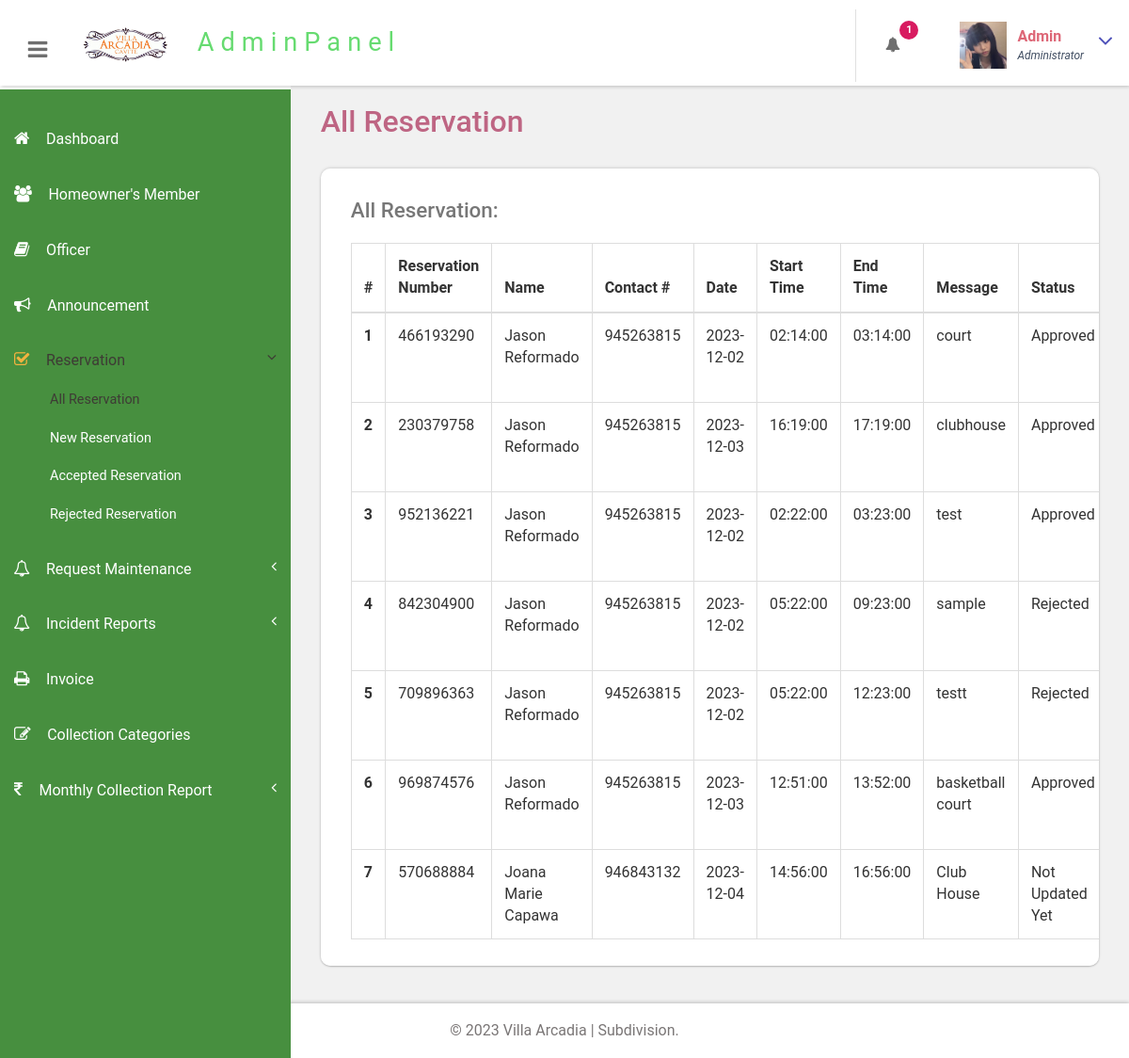
Before: /portal/admin/all-appointment.php (signed in) with the older database file.
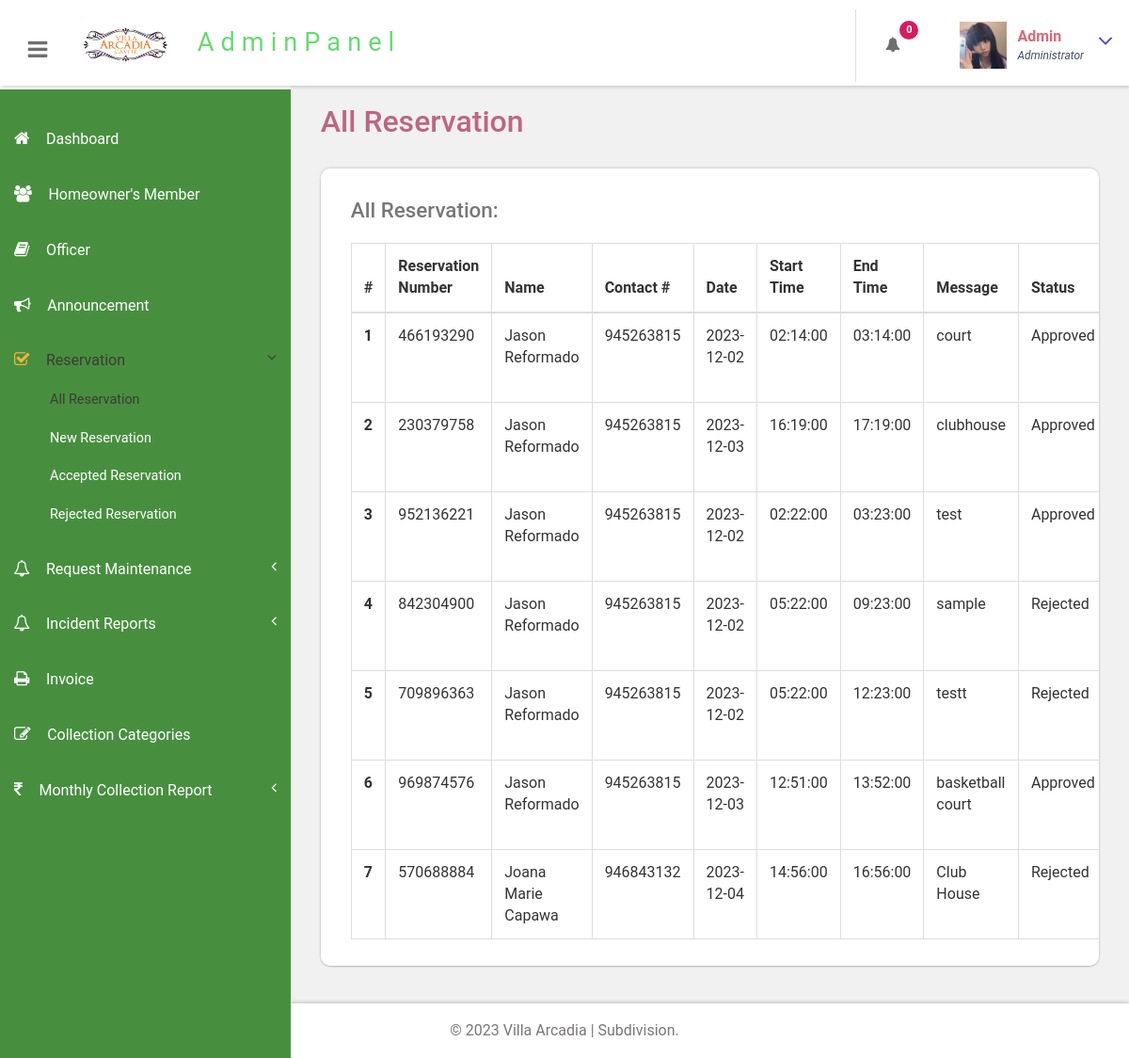
After: the same page with the newer database file.
### tables this page shows
CREATE TABLE `tblbook` (
  `ID` int(10) NOT NULL,
  `UserID` int(10) DEFAULT NULL,
  `AptNumber` int(10) DEFAULT NULL,
  `AptDate` date DEFAULT NULL,
  `AptTime` time DEFAULT NULL,
  `endTime` time DEFAULT NULL,
  `Message` mediumtext DEFAULT NULL,
  `BookingDate` timestamp NULL DEFAULT current_timestamp(),
  `Remark` varchar(250) DEFAULT NULL,
  `Status` varchar(250) DEFAULT NULL,
  `RemarkDate` timestamp NULL DEFAULT NULL ON UPDATE current_timestamp()
);

CREATE TABLE `tbluser` (
  `ID` int(10) NOT NULL,
  `FirstName` varchar(120) DEFAULT NULL,
  `LastName` varchar(250) DEFAULT NULL,
  `MobileNumber` bigint(10) DEFAULT NULL,
  `Email` varchar(120) DEFAULT NULL,
  `Password` varchar(120) DEFAULT NULL,
  `RegDate` timestamp NULL DEFAULT current_timestamp(),
  `address` varchar(225) NOT NULL,
  `status` varchar(225) DEFAULT NULL
);

### portal/admin/all-appointment.php (the view, shortened to what this page needs)
<?php
include('includes/dbconnection.php');
if (strlen($_SESSION['bpmsaid']==0)) {
  header('location:logout.php');
  } else{
  ?>
<!DOCTYPE HTML>
<html>
<head>
<link href="css/bootstrap.css" rel='stylesheet' type='text/css' />
<link href="css/style.css" rel='stylesheet' type='text/css' />
<link href="css/font-awesome.css" rel="stylesheet">
<link href="css/animate.css" rel="stylesheet" type="text/css" media="all">
<link href="css/custom.css" rel="stylesheet">
</head>
<body class="cbp-spmenu-push">
	<div class="main-content">
		 <?php include_once('includes/sidebar.php');?>
		 <?php include_once('includes/header.php');?>
		<div id="page-wrapper">
			<div class="main-page">
				<div class="tables">
					<h3 class="title1">All Reservation</h3>
					<div class="table-responsive bs-example widget-shadow">
						<h4>All Reservation:</h4>
						<table class="table table-bordered"> <thead> <tr> <th>#</th>
							<th> Reservation Number</th>
							<th>Name</th><th>Contact #</th>
							<th>Date</th>
							<th>Start Time</th>
							<th>End Time</th>
							<th>Message</th>
							<th>Status</th>
							<th>Action</th> </tr> </thead> <tbody>
<?php
$ret=mysqli_query($con,"select tbluser.FirstName,tbluser.LastName,tbluser.Email,tbluser.MobileNumber,tblbook.ID as bid,tblbook.AptNumber,tblbook.AptDate,tblbook.AptTime,endTime,tblbook.Message,tblbook.BookingDate,tblbook.Status from tblbook join tbluser on tbluser.ID=tblbook.UserID");
$cnt=1;
while ($row=mysqli_fetch_array($ret)) {
?>
						 <tr> <th scope="row"><?php echo $cnt;?></th>
						 	<td><?php  echo $row['AptNumber'];?></td>
						 	<td><?php  echo $row['FirstName'];?> <?php  echo $row['LastName'];?></td>
						 	<td><?php  echo $row['MobileNumber'];?></td>
						 	<td><?php  echo $row['AptDate'];?></td>
						 	<td><?php  echo $row['AptTime'];?></td>
							 <td><?php  echo $row['endTime'];?></td>
							 <td><?php  echo $row['Message'];?></td>
						 	<?php if($row['Status']==""){ ?>
                     <td class="font-w600"><?php echo "Not Updated Yet"; ?></td>
                     <?php } else { ?>
                      <td><?php  echo $row['Status'];?></td><?php } ?>
                                       	 </tr>   <?php
$cnt=$cnt+1;
}?></tbody> </table>
					</div>
				</div>
			</div>
		</div>
		 <?php include_once('includes/footer.php');?>
	</div>
</body>
</html>
<?php }  ?>

### portal/admin/includes/header.php (shortened to what this page needs)
<div class="sticky-header header-section ">
      <div class="header-left">
        <button id="showLeftPush"><i class="fa fa-bars"></i></button>
        <div class="logo">
          <a href="#">
            <img src="images/logo.png" width="100px" class="img-responsive ">
            <span>AdminPanel</span>
          </a>
        </div>
		<br>
      </div>
      <div class="header-right">
        <div class="profile_details_left">
          <ul class="nofitications-dropdown">
            <?php
$ret1=mysqli_query($con,"select tbluser.FirstName,tbluser.LastName,tblbook.ID as bid,tblbook.AptNumber from tblbook join tbluser on tbluser.ID=tblbook.UserID where tblbook.Status is null");
$num=mysqli_num_rows($ret1);
?>
            <li class="dropdown head-dpdn">
              <a href="#" class="dropdown-toggle" data-toggle="dropdown" aria-expanded="false"><i class="fa fa-bell"></i><span class="badge blue"><?php echo $num;?></span></a>
            </li>
          </ul>
          <div class="clearfix"> </div>
        </div>
        <div class="profile_details">
        <?php
$adid=$_SESSION['bpmsaid'];
$ret=mysqli_query($con,"select AdminName from tbladmin where ID='$adid'");
$row=mysqli_fetch_array($ret);
$name=$row['AdminName'];
?>
          <ul>
            <li class="dropdown profile_details_drop">
              <a href="#" class="dropdown-toggle" data-toggle="dropdown" aria-expanded="false">
                <div class="profile_img">
                  <span class="prfil-img"><img src="images/admin.jpg" alt="" width="50" height="50"> </span>
                  <div class="user-name">
                    <p><?php echo $name; ?></p>
                    <span>Administrator</span>
                  </div>
                  <i class="fa fa-angle-down lnr"></i>
                  <div class="clearfix"></div>
                </div>
              </a>
            </li>
          </ul>
        </div>
      </div>
      <div class="clearfix"> </div>
    </div>

Changed rows visible on the page:
changed tblbook "Club House": Status (not shown) → "Rejected"; no longer shows "Not Updated Yet"
Other visible differences:
$num: "1" → "0"
